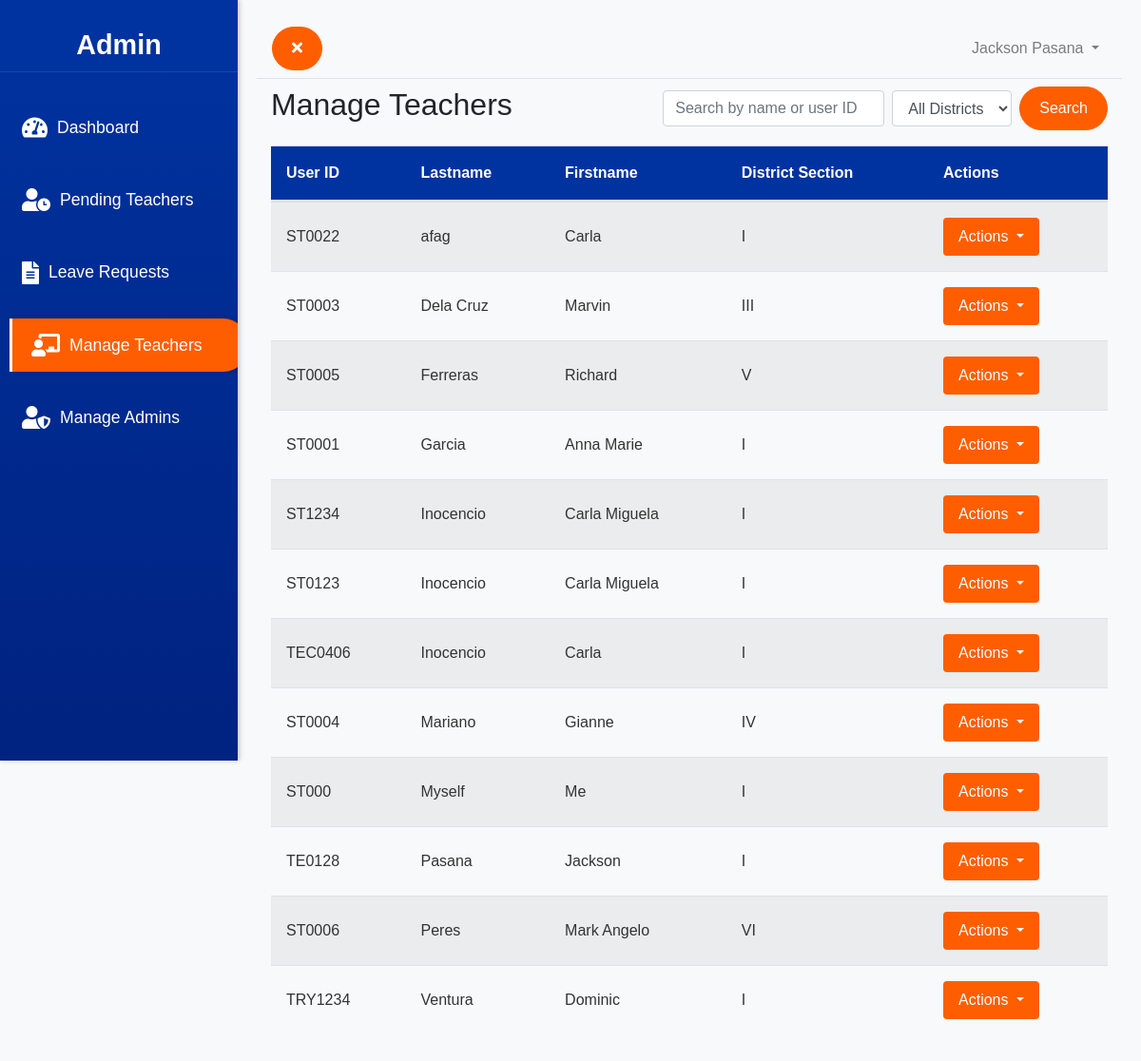
Page /admin/manage_teachers.php (signed in) on the committed database.
### tables this page shows
CREATE TABLE `users` (
  `id` int(11) NOT NULL,
  `password` varchar(255) NOT NULL,
  `role` enum('Teacher','Personnel','Personnel Head','ASDS','Admin') NOT NULL,
  `firstname` varchar(100) NOT NULL,
  `middlename` varchar(100) NOT NULL,
  `lastname` varchar(100) NOT NULL,
  `district_section` varchar(50) NOT NULL,
  `user_id` varchar(255) DEFAULT NULL,
  `emailaddress` varchar(100) NOT NULL,
  `contactnumber` varchar(15) NOT NULL,
  `otp` varchar(6) DEFAULT NULL,
  `otp_expiry` datetime DEFAULT NULL
);

### admin/manage_teachers.php (the view, shortened to what this page needs)
<?php
include '../includes/db_connection.php';
$user_id = $_SESSION['user_id'];
$user_query = "SELECT firstname, lastname FROM users WHERE user_id='$user_id'";
$user_result = mysqli_query($conn, $user_query);
$user = mysqli_fetch_assoc($user_result);
$search = isset($_GET['search']) ? $_GET['search'] : '';
$query = "SELECT user_id, lastname, firstname, district_section FROM users WHERE role='Teacher'";
$query .= " ORDER BY lastname ASC";
$result = mysqli_query($conn, $query);
?>
<!DOCTYPE html>
<html>
<head>
    <link rel="stylesheet" href="https://maxcdn.bootstrapcdn.com/bootstrap/4.5.2/css/bootstrap.min.css">
    <link rel="stylesheet" href="https://cdnjs.cloudflare.com/ajax/libs/font-awesome/5.15.4/css/all.min.css">
    <link rel="stylesheet" type="text/css" href="../assets/p_sidebar.css">
</head>
<body>
    <div class="d-flex" id="wrapper">
        <?php include '../includes/admin_sidebar.php'; ?>
        <div class="content" id="page-content-wrapper">
            <?php include '../includes/admin_navbar.php'; ?>
            <div class="container-fluid mt-2">
                <div class="d-flex justify-content-between align-items-center mb-3">
                    <h2 class="Form-Head">Manage Teachers</h2>
                    <form method="GET" action="" class="form-inline">
                        <div class="form-group mr-2">
                            <input type="text" class="form-control" name="search" placeholder="Search by name or user ID" value="<?= htmlspecialchars($search) ?>">
                        </div>
                        <div class="form-group mr-2">
                            <select class="form-control" name="district_filter">
                                <option value="">All Districts</option>
                            </select>
                        </div>
                        <button type="submit" class="btn btn-primary">Search</button>
                    </form>
                </div>
                <div class="table-responsive">
                    <table class="table table-striped table-hover">
                        <thead>
                            <tr>
                                <th>User ID</th>
                                <th>Lastname</th>
                                <th>Firstname</th>
                                <th>District Section</th>
                                <th>Actions</th>
                            </tr>
                        </thead>
                        <tbody>
                            <?php while ($row = mysqli_fetch_assoc($result)): ?>
                                <tr>
                                    <td><?= htmlspecialchars($row['user_id']) ?></td>
                                    <td><?= htmlspecialchars($row['lastname']) ?></td>
                                    <td><?= htmlspecialchars($row['firstname']) ?></td>
                                    <td><?= htmlspecialchars($row['district_section']) ?></td>
                                    <td>
                                        <div class="dropdown">
                                            <button class="btn btn-secondary dropdown-toggle" type="button" id="dropdownMenuButton" data-toggle="dropdown" aria-haspopup="true" aria-expanded="false">
                                                Actions
                                            </button>
                                        </div>
                                    </td>
                                </tr>
                            <?php endwhile; ?>
                        </tbody>
                    </table>
                </div>
            </div>
        </div>
    </div>
</body>
</html>

### includes/admin_navbar.php (shortened to what this page needs)
<nav class="navbar navbar-expand-lg navbar-light bg-light border-bottom">
    <button class="btn btn-primary" id="menu-toggle">
        <i class="fas fa-times" id="toggle-icon"></i>
    </button>
    <ul class="navbar-nav ml-auto mt-2 mt-lg-0">
        <li class="nav-item dropdown">
            <a class="nav-link dropdown-toggle" href="#" id="navbarDropdown" role="button" data-toggle="dropdown" aria-haspopup="true" aria-expanded="false">
                <?= htmlspecialchars($user['firstname']) . ' ' . htmlspecialchars($user['lastname']) ?>
            </a>
        </li>
    </ul>
</nav>

### assets/p_sidebar.css (style rules this page uses)
body { display: flex; min-height: 100vh; background-color: #f8f9fa; font-family: 'Arial', sans-serif; margin: 0; }
#wrapper { display: flex; transition: all 0.5s ease; width: 100%; }
#page-content-wrapper { flex: 1; padding: 20px; margin-left: 250px; transition: margin-left 0.3s; }
.btn-primary { background-color: #FF5E00; border-color: #FF5E00; padding: 10px 20px; font-size: 1rem; border-radius: 25px; transition: background-color 0.3s, border-color 0.3s; }
.btn-secondary { background-color: #FF5E00; border-color: #FF5E00; color: white; transition: background-color 0.3s, border-color 0.3s; }
.table-striped { width: 100%; margin-bottom: 1rem; color: #333; border-collapse: separate; border-spacing: 0; }
.table-striped thead { background-color: #0033A0; color: white; }
.table-striped th, .table-striped td { padding: 1rem; text-align: left; border-top: 1px solid #dee2e6; vertical-align: middle; }
.table-striped .btn { background-color: #FF5E00; border: none; color: white; padding: 0.5rem 1rem; font-size: 1rem; border-radius: 0.25rem; transition: background-color 0.3s, transform 0.3s; }

### rows in the picture
users: firstname "Jackson", lastname "Pasana"
users: user "ST0022", lastname "afag", firstname "Carla", district_section "I"
users: user "ST0003", lastname "Dela Cruz", firstname "Marvin", district_section "III"
users: user "ST0005", lastname "Ferreras", firstname "Richard", district_section "V"
users: user "ST0001", lastname "Garcia", firstname "Anna Marie", district_section "I"
users: user "ST1234", lastname "Inocencio", firstname "Carla Miguela", district_section "I"
users: user "ST0123", lastname "Inocencio", firstname "Carla Miguela", district_section "I"
users: user "TEC0406", lastname "Inocencio", firstname "Carla", district_section "I"
users: user "ST0004", lastname "Mariano", firstname "Gianne", district_section "IV"
users: user "ST000", lastname "Myself", firstname "Me", district_section "I"
users: user "TE0128", lastname "Pasana", firstname "Jackson", district_section "I"
users: user "ST0006", lastname "Peres", firstname "Mark Angelo", district_section "VI"
users: user "TRY1234", lastname "Ventura", firstname "Dominic", district_section "I"
